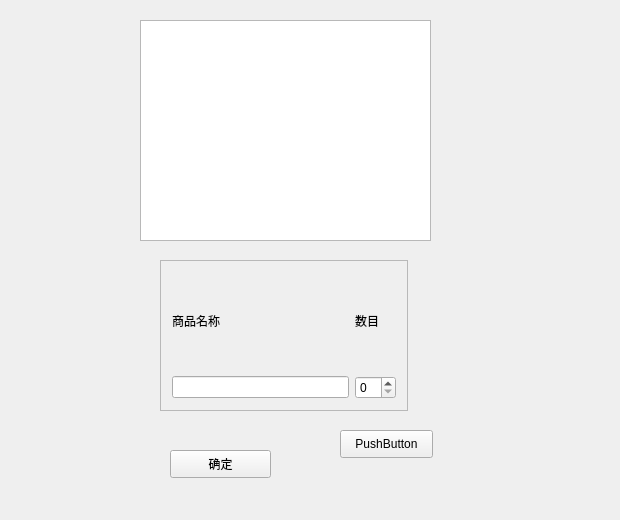
<?xml version="1.0" encoding="UTF-8"?>
<ui version="4.0">
 <class>MainWidget</class>
 <widget class="QWidget" name="MainWidget">
  <property name="geometry">
   <rect>
    <x>0</x>
    <y>0</y>
    <width>620</width>
    <height>520</height>
   </rect>
  </property>
  <property name="windowTitle">
   <string>MainWidget</string>
  </property>
  <widget class="QFrame" name="frame">
   <property name="geometry">
    <rect>
     <x>160</x>
     <y>260</y>
     <width>248</width>
     <height>151</height>
    </rect>
   </property>
   <property name="frameShape">
    <enum>QFrame::StyledPanel</enum>
   </property>
   <property name="frameShadow">
    <enum>QFrame::Raised</enum>
   </property>
   <layout class="QGridLayout" name="gridLayout">
    <item row="1" column="0">
     <widget class="QLineEdit" name="cargo_1"/>
    </item>
    <item row="1" column="1">
     <widget class="QSpinBox" name="amount_1">
      <property name="displayIntegerBase">
       <number>10</number>
      </property>
     </widget>
    </item>
    <item row="0" column="1">
     <widget class="QLabel" name="label_2">
      <property name="text">
       <string>数目</string>
      </property>
     </widget>
    </item>
    <item row="0" column="0">
     <widget class="QLabel" name="label">
      <property name="text">
       <string>商品名称</string>
      </property>
     </widget>
    </item>
   </layout>
  </widget>
  <widget class="QPushButton" name="pushButton">
   <property name="geometry">
    <rect>
     <x>340</x>
     <y>430</y>
     <width>93</width>
     <height>28</height>
    </rect>
   </property>
   <property name="text">
    <string>PushButton</string>
   </property>
  </widget>
  <widget class="QPushButton" name="sure">
   <property name="geometry">
    <rect>
     <x>170</x>
     <y>450</y>
     <width>101</width>
     <height>28</height>
    </rect>
   </property>
   <property name="text">
    <string>确定</string>
   </property>
  </widget>
  <widget class="QTextEdit" name="display">
   <property name="geometry">
    <rect>
     <x>140</x>
     <y>20</y>
     <width>291</width>
     <height>221</height>
    </rect>
   </property>
   <property name="readOnly">
    <bool>true</bool>
   </property>
  </widget>
 </widget>
 <layoutdefault spacing="6" margin="11"/>
 <resources/>
 <connections/>
</ui>
